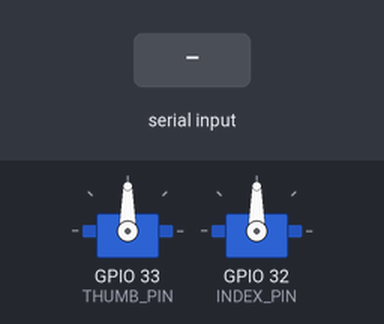
Bench run of a sketch on a simulated ESP32. Parts: 2 × servo. The test bench sets the inputs (shaded band). Nothing arrives over Bluetooth unless stated.

Above: at 1.2 s.
1.3 s: "1" received over the second serial link
At 2.5 s:
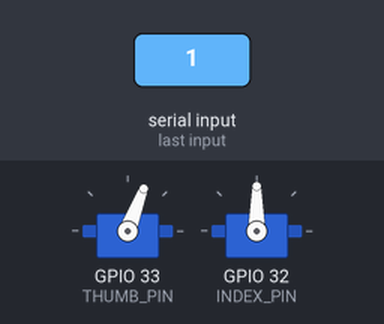
2.8 s: "0" received over the second serial link
At 3.5 s:
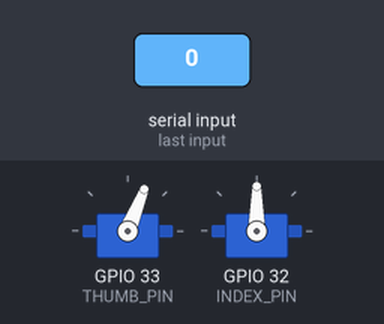
Timing chart, 0 to 5.8 s (numbered marks = the images above; inputs shaded):
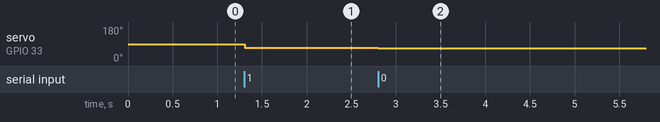

The sketch:

esp32.ino
```cpp
#include "BluetoothSerial.h"
#include "analogWrite.h"
#include "ESP32Servo.h"

#if !defined(CONFIG_BT_ENABLED) || !defined(CONFIG_BLUEDROID_ENABLED)
#error Bluetooth is not enabled! Please run `make menuconfig` to and enable it
#endif

#define THUMB_PIN 33
#define INDEX_PIN 32

bool debug = true;
unsigned char data = 0;
BluetoothSerial SerialBT;
Servo THUMB_SERVO;
Servo INDEX_SERVO;

void setup()
{
  SerialBT.begin("XRGlove");
  Serial.begin(9600);
  pinMode(THUMB_PIN, OUTPUT);
  pinMode(INDEX_PIN, OUTPUT);
  THUMB_SERVO.attach(THUMB_PIN);
  INDEX_SERVO.attach(INDEX_PIN);
}

void loop()
{
  if (SerialBT.available())
  {
    // basic communication:
    // 0-127 : thumb force
    // 128-255 : index force
    data = SerialBT.read();
    if (data < 128) // thumb
      THUMB_SERVO.write(map(data, 0, 127, 0, 180));
    else
      INDEX_SERVO.write(map(data, 128, 255, 0, 180));
  } else delay(10);
}
```

Measured:
- after the input at 1.3 s, servo on GPIO 33 (THUMB_PIN): 90° → 69° at once
- after the input at 2.8 s, servo on GPIO 33 (THUMB_PIN): 69° → 68° at once
